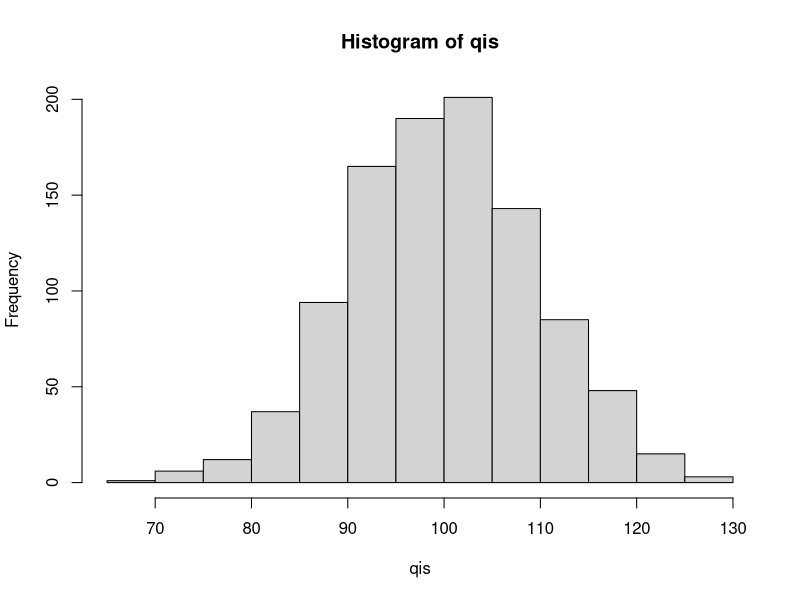
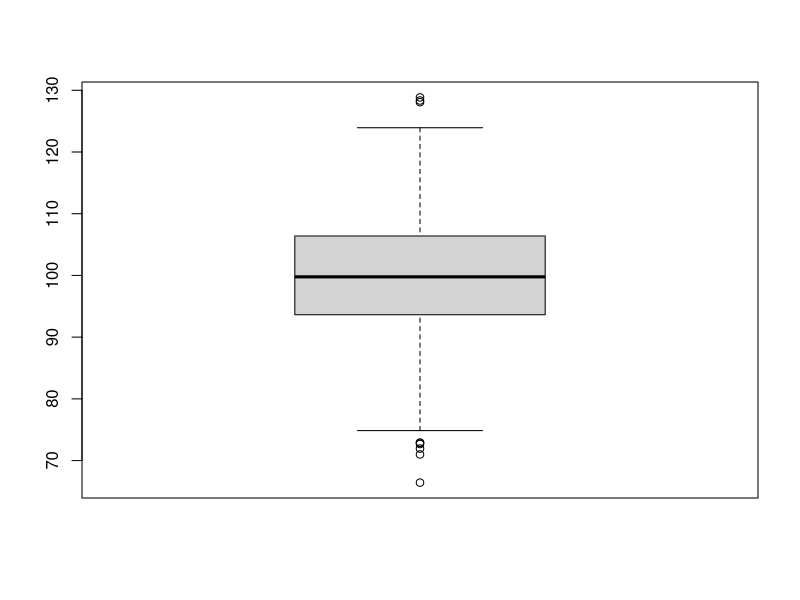

Recreate these plots in R, in order. (Note: this script raises an error after producing the figures.)
# Zetta Health Academy - Curso Dashboards com Shiny
# URL: https://github.com/zetta-academy/curso-dashboards-com-shiny
# Autora: Ana Flávia Souza, UFV

# Rode a linha abaixo para importar a biblioteca
library(rmarkdown)

# Funções -----------------------------------------------------------------
# Imprime o nome de uma pessoa objeto (character)
# Para construir uma função, utiliza-se "function" e defini-se os parâmetros
# dentro dos parênteses.
# Para ler mais sobre funções, veja
# https://www.tutorialspoint.com/r/r_functions.htm
minha_primeira_funcao <- function(nome = "Ana") {
  paste("Nome:", nome)
}

# Chame a função acima, trocando o input pelo seu nome.
# Dica: para chamar a função, use minha_primeira_funcao().



# EXERCÍCIO 1: Crie uma função que adicione 10 unidades a um valor inputado.
# Dica: lembre-se das {} para indentar o código da função.
soma_dez <-



# Outros exemplos de funções para análise de dados
# Rode as linhas abaixo, uma a uma.
qis <- rnorm(1000, 100, 10)
summary(qis)
hist(qis)
boxplot(qis)


# Controle de fluxo -------------------------------------------------------
# Com os controles de fluxo if, else e else if, podemos criar condições para
# rodar nosso código.

valor <-        # atribua TRUE ou FALSE para a variável "valor"


if (valor) {
  print("Uma verdade: Shiny é uma excelente ferramenta.")
} else {
  print("Uma mentira: aprender Shiny é difícil.")
}


# A função a seguir faz parte do projeto final deste curso. Observe sua
# estrutura e tente entender qual é a sua funcionalidade.
colorize_infovalue <- function(value){
  if (value > 1.2) {
    return("danger")
  } else if (value > 0.9) {
    return("primary")
  } else {
    return("light")
  }
}

# DICA: Em controle de fluxo, os operadores lógicos e relacionais são bastante
# úteis. Para saber mais sobre esses operadores em R, rode a linha abaixo.
# Antes de rodar, lembre-se apenas de definir a pasta "semana00_introdução_ao_r"
# como diretório de trabalho.
# Um arquivo html será criado nesse mesmo diretório e você poderá abri-lo no
# seu browser.
rmarkdown::render("tipos_de_operadores.Rmd")




# EXERCÍCIO 2: Complete o código da função para que: a) se valor_01 for menor
# que o valor_02, a função printe "O valor_01 é o maior"; b) qualquer outro
# resultado, a função printe "O Valor_01 não é o maior". Depois, chame a função,
# atribuindo valores ao valor_01 e ao valor_02.

comparar_valores <- function(valor_01, valor_02) {
  # Seu código aqui

}

# Chamar a função
comparar_valores()




## Glossário ----
summary(object)                        # Retorna estatísticas básicas
rnorm(n = 1E4, mean = 100, sd = 20)    # Cria uma distribuição normal
hist(object)                           # Plota um histograma
boxplot(object)                        # Plota um diagrama de caixas e bigodes
paste(character1, character2)          # Concatena duas ou mais strings
print(object)                          # Printa um objeto
